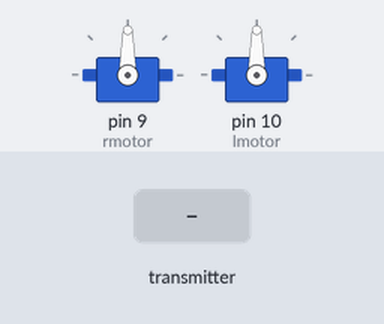
Bench run of a sketch on a simulated Arduino Mega 2560, built with avr-gcc and run on an emulated ATmega2560. On the bench: 2 × servo. Inputs (shaded band) come from the test bench.

Above: at 1.2 s.
1.3 s: the transmitter starts sending readChannel.1 = 1000
At 2.4 s:
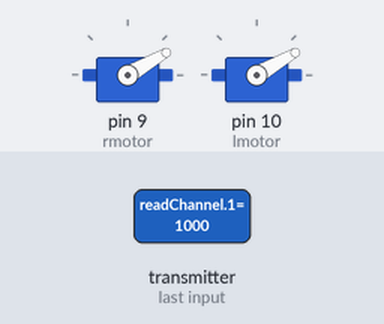
2.8 s: the transmitter starts sending readChannel.1 = 1250
At 3.4 s:
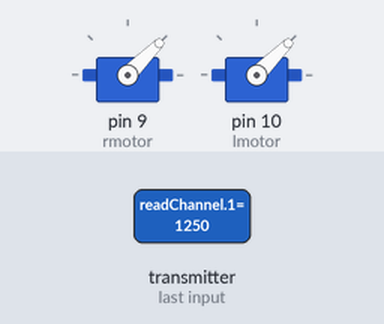
4.3 s: the transmitter starts sending readChannel.1 = 2000
At 5.5 s:
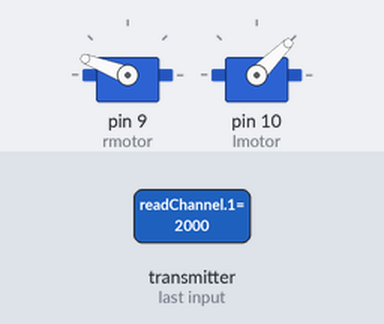
5.8 s: the transmitter starts sending readChannel.1 = 1500
At 6.8 s:
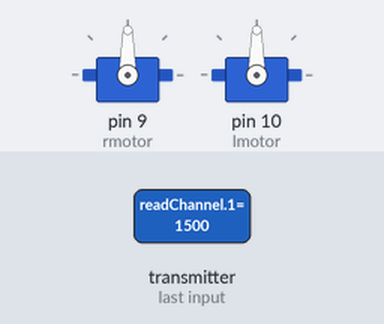
7.3 s: the transmitter starts sending readChannel.1 = 2000
At 7.9 s:
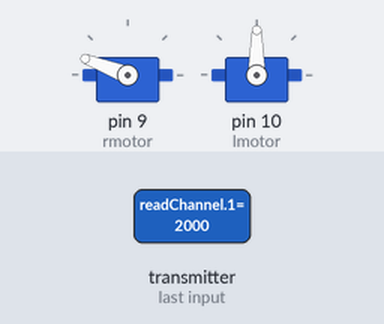
Timing chart, 0 to 9.8 s (numbered marks = the images above; inputs shaded):
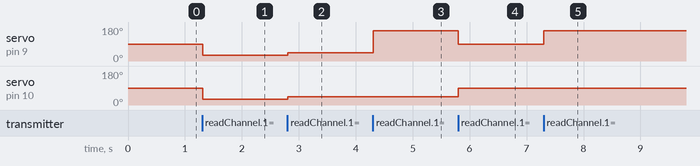

Measured:
- after the input at 1.3 s, servo on pin 9 (rmotor), servo on pin 10 (lmotor): 90° → 30° at once
- after the input at 2.8 s, servo on pin 9 (rmotor), servo on pin 10 (lmotor): 30° → 45° at once
- after the input at 4.3 s, servo on pin 9 (rmotor): 45° → 159° at once
- after the input at 5.8 s, servo on pin 9 (rmotor): 159° → 90° at once; servo on pin 10 (lmotor): 45° → 90° at once
- after the input at 7.3 s, servo on pin 9 (rmotor): 90° → 159° at once

The sketch:

iBusServoTest.ino
```cpp
// Include Libraries
#include <IBusBM.h>
#include <Servo.h>

IBusBM ibus;  // Create iBus Object
Servo rmotor; //Create right motor
Servo lmotor;

int rmotorval;  // Var iable to read value from (analog pin)
int lmotorval;

// Read the number of a given channel and convert to the range provided.
// If the channel is off, return the default value
int readChannel(byte channelInput, int minLimit, int maxLimit, int defaultValue) {
  uint16_t ch = ibus.readChannel(channelInput);
  if (ch < 100) return defaultValue;
  return map(ch, 1000, 2000, minLimit, maxLimit);
}

void setup() {
  Serial.begin(115200); // Start serial monitor
  ibus.begin(Serial1);  // Attach iBus object to serial port

  rmotor.attach(9);
  lmotor.attach(10);
}

void loop() {
  int value1 = readChannel(1, -100, 100, 0); // Read channel 1
  int value2 = readChannel(3, -100, 100, 0); // Read channel 2

  rmotorval = map(value1, -100, 100, 0, 180);
  lmotorval = map(value2, -100, 100, 0, 180);

  if (rmotorval > 159) {
    rmotor.write(159);
    rmotor.write(159);  }
  if (rmotorval < 30)  {
    rmotor.write(30);
    lmotor.write(30); }
  if (rmotorval >= 30 && rmotorval <= 159)  {
    rmotor.write(rmotorval);
    lmotor.write(rmotorval);  }


  delay(10);
}
```
